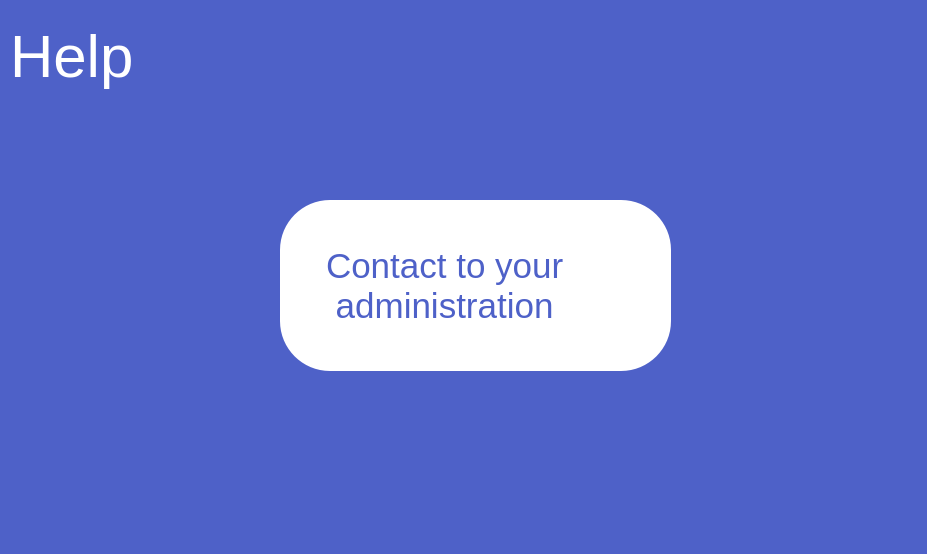
<?xml version="1.0" encoding="UTF-8"?>
<ui version="4.0">
 <class>helppage</class>
 <widget class="QDialog" name="helppage">
  <property name="geometry">
   <rect>
    <x>0</x>
    <y>0</y>
    <width>927</width>
    <height>554</height>
   </rect>
  </property>
  <property name="windowTitle">
   <string>Dialog</string>
  </property>
  <property name="styleSheet">
   <string notr="true">background-color:#4E61C8;

</string>
  </property>
  <widget class="QLabel" name="label">
   <property name="geometry">
    <rect>
     <x>10</x>
     <y>10</y>
     <width>131</width>
     <height>91</height>
    </rect>
   </property>
   <property name="font">
    <font>
     <pointsize>-1</pointsize>
    </font>
   </property>
   <property name="styleSheet">
    <string notr="true">font-size:60px;
color: white;

</string>
   </property>
   <property name="text">
    <string>Help</string>
   </property>
  </widget>
  <widget class="QLabel" name="label_2">
   <property name="geometry">
    <rect>
     <x>280</x>
     <y>200</y>
     <width>391</width>
     <height>171</height>
    </rect>
   </property>
   <property name="font">
    <font>
     <pointsize>26</pointsize>
    </font>
   </property>
   <property name="styleSheet">
    <string notr="true">background-color:white;
color: rgb(78, 97, 200);
border-radius:50px;
padding:auto;</string>
   </property>
   <property name="text">
    <string>Contact to your
 administration</string>
   </property>
  </widget>
 </widget>
 <resources/>
 <connections/>
</ui>
